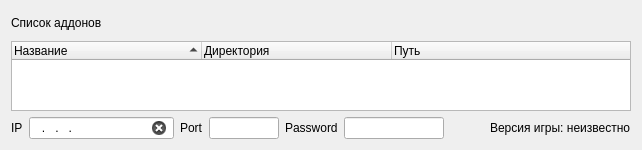
        <widget class="QWidget" name="addons">
         <attribute name="icon">
          <iconset resource="pictures.qrc">
           <normaloff>:/myresources/IMG/puzzle37.png</normaloff>:/myresources/IMG/puzzle37.png</iconset>
         </attribute>
         <attribute name="title">
          <string>Запуск</string>
         </attribute>
         <layout class="QGridLayout" name="gridLayout_2">
          <item row="2" column="0">
           <layout class="QHBoxLayout" name="horizontalLayout_3">
            <item>
             <widget class="QLabel" name="IP_label">
              <property name="font">
               <font>
                <pointsize>9</pointsize>
               </font>
              </property>
              <property name="text">
               <string>IP</string>
              </property>
             </widget>
            </item>
            <item>
             <widget class="QLineEdit" name="serverIP">
              <property name="minimumSize">
               <size>
                <width>145</width>
                <height>0</height>
               </size>
              </property>
              <property name="maximumSize">
               <size>
                <width>150</width>
                <height>16777215</height>
               </size>
              </property>
              <property name="font">
               <font>
                <pointsize>9</pointsize>
               </font>
              </property>
              <property name="toolTip">
               <string>IP сервера на который
будет совершен вход</string>
              </property>
              <property name="inputMask">
               <string>999.999.999.999</string>
              </property>
              <property name="text">
               <string>...</string>
              </property>
              <property name="frame">
               <bool>true</bool>
              </property>
              <property name="dragEnabled">
               <bool>false</bool>
              </property>
              <property name="clearButtonEnabled">
               <bool>true</bool>
              </property>
             </widget>
            </item>
            <item>
             <widget class="QLabel" name="Port_label">
              <property name="font">
               <font>
                <pointsize>9</pointsize>
               </font>
              </property>
              <property name="text">
               <string>Port</string>
              </property>
             </widget>
            </item>
            <item>
             <widget class="QLineEdit" name="serverPort">
              <property name="maximumSize">
               <size>
                <width>70</width>
                <height>16777215</height>
               </size>
              </property>
              <property name="font">
               <font>
                <pointsize>9</pointsize>
               </font>
              </property>
              <property name="toolTip">
               <string>Port сервера на который
будет совершен вход</string>
              </property>
              <property name="inputMask">
               <string>9999</string>
              </property>
              <property name="text">
               <string/>
              </property>
              <property name="clearButtonEnabled">
               <bool>true</bool>
              </property>
             </widget>
            </item>
            <item>
             <widget class="QLabel" name="Password_label">
              <property name="font">
               <font>
                <pointsize>9</pointsize>
               </font>
              </property>
              <property name="text">
               <string>Password</string>
              </property>
             </widget>
            </item>
            <item>
             <widget class="QLineEdit" name="serverPassword">
              <property name="maximumSize">
               <size>
                <width>100</width>
                <height>16777215</height>
               </size>
              </property>
              <property name="font">
               <font>
                <pointsize>9</pointsize>
               </font>
              </property>
              <property name="toolTip">
               <string>Password сервера на который
будет совершен вход</string>
              </property>
              <property name="text">
               <string/>
              </property>
              <property name="maxLength">
               <number>10</number>
              </property>
              <property name="clearButtonEnabled">
               <bool>true</bool>
              </property>
             </widget>
            </item>
            <item>
             <spacer name="horizontalSpacer_5">
              <property name="orientation">
               <enum>Qt::Horizontal</enum>
              </property>
              <property name="sizeHint" stdset="0">
               <size>
                <width>40</width>
                <height>20</height>
               </size>
              </property>
             </spacer>
            </item>
            <item>
             <widget class="QLabel" name="gameVersionlabel">
              <property name="toolTip">
               <string>Версия игры, считывается версия с arma3.exe</string>
              </property>
              <property name="text">
               <string>Версия игры: неизвестно</string>
              </property>
             </widget>
            </item>
           </layout>
          </item>
          <item row="0" column="0">
           <layout class="QHBoxLayout" name="horizontalLayout_2">
            <item>
             <widget class="QLabel" name="label_enblAddons">
              <property name="sizePolicy">
               <sizepolicy hsizetype="Preferred" vsizetype="Fixed">
                <horstretch>0</horstretch>
                <verstretch>0</verstretch>
               </sizepolicy>
              </property>
              <property name="font">
               <font>
                <pointsize>9</pointsize>
               </font>
              </property>
              <property name="text">
               <string>Список аддонов</string>
              </property>
             </widget>
            </item>
            <item>
             <spacer name="horizontalSpacer_3">
              <property name="orientation">
               <enum>Qt::Horizontal</enum>
              </property>
              <property name="sizeHint" stdset="0">
               <size>
                <width>40</width>
                <height>20</height>
               </size>
              </property>
             </spacer>
            </item>
            <item>
             <widget class="QPushButton" name="AddonsSettings">
              <property name="sizePolicy">
               <sizepolicy hsizetype="Fixed" vsizetype="Ignored">
                <horstretch>0</horstretch>
                <verstretch>0</verstretch>
               </sizepolicy>
              </property>
              <property name="minimumSize">
               <size>
                <width>0</width>
                <height>24</height>
               </size>
              </property>
              <property name="acceptDrops">
               <bool>false</bool>
              </property>
              <property name="toolTip">
               <string>Параметры аддонов</string>
              </property>
              <property name="icon">
               <iconset resource="pictures.qrc">
                <normaloff>:/myresources/IMG/puzzleSetting37.png</normaloff>:/myresources/IMG/puzzleSetting37.png</iconset>
              </property>
              <property name="iconSize">
               <size>
                <width>24</width>
                <height>24</height>
               </size>
              </property>
              <property name="checkable">
               <bool>false</bool>
              </property>
              <property name="autoDefault">
               <bool>false</bool>
              </property>
              <property name="default">
               <bool>false</bool>
              </property>
              <property name="flat">
               <bool>true</bool>
              </property>
             </widget>
            </item>
           </layout>
          </item>
          <item row="1" column="0">
           <widget class="QTreeWidget" name="addonTree">
            <property name="sizePolicy">
             <sizepolicy hsizetype="Expanding" vsizetype="Expanding">
              <horstretch>0</horstretch>
              <verstretch>0</verstretch>
             </sizepolicy>
            </property>
            <property name="toolTipDuration">
             <number>-1</number>
            </property>
            <property name="autoFillBackground">
             <bool>false</bool>
            </property>
            <property name="frameShape">
             <enum>QFrame::StyledPanel</enum>
            </property>
            <property name="frameShadow">
             <enum>QFrame::Sunken</enum>
            </property>
            <property name="verticalScrollBarPolicy">
             <enum>Qt::ScrollBarAsNeeded</enum>
            </property>
            <property name="horizontalScrollBarPolicy">
             <enum>Qt::ScrollBarAlwaysOff</enum>
            </property>
            <property name="sizeAdjustPolicy">
             <enum>QAbstractScrollArea::AdjustToContentsOnFirstShow</enum>
            </property>
            <property name="selectionMode">
             <enum>QAbstractItemView::SingleSelection</enum>
            </property>
            <property name="autoExpandDelay">
             <number>-1</number>
            </property>
            <property name="rootIsDecorated">
             <bool>false</bool>
            </property>
            <property name="itemsExpandable">
             <bool>false</bool>
            </property>
            <property name="sortingEnabled">
             <bool>true</bool>
            </property>
            <property name="expandsOnDoubleClick">
             <bool>false</bool>
            </property>
            <attribute name="headerDefaultSectionSize">
             <number>190</number>
            </attribute>
            <column>
             <property name="text">
              <string>Название</string>
             </property>
            </column>
            <column>
             <property name="text">
              <string>Директория</string>
             </property>
            </column>
            <column>
             <property name="text">
              <string>Путь</string>
             </property>
            </column>
           </widget>
          </item>
         </layout>
        </widget>
